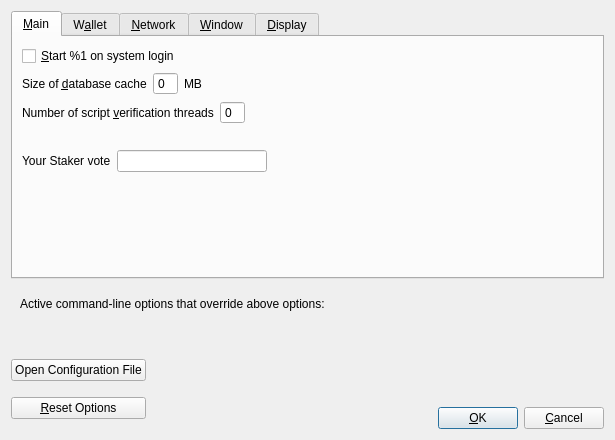
<?xml version="1.0" encoding="UTF-8"?>
<ui version="4.0">
 <class>OptionsDialog</class>
 <widget class="QDialog" name="OptionsDialog">
  <property name="geometry">
   <rect>
    <x>0</x>
    <y>0</y>
    <width>615</width>
    <height>440</height>
   </rect>
  </property>
  <property name="windowTitle">
   <string>Options</string>
  </property>
  <property name="styleSheet">
   <string notr="true"/>
  </property>
  <property name="modal">
   <bool>true</bool>
  </property>
  <layout class="QVBoxLayout" name="verticalLayout">
   <item>
    <widget class="QTabWidget" name="tabWidget">
     <property name="currentIndex">
      <number>0</number>
     </property>
     <widget class="QWidget" name="tabMain">
      <attribute name="title">
       <string>&amp;Main</string>
      </attribute>
      <layout class="QVBoxLayout" name="verticalLayout_Main">
       <item>
        <widget class="QCheckBox" name="BFNAtStartup">
         <property name="toolTip">
          <string>Automatically start %1 after logging in to the system.</string>
         </property>
         <property name="text">
          <string>&amp;Start %1 on system login</string>
         </property>
        </widget>
       </item>
       <item>
        <layout class="QHBoxLayout" name="horizontalLayout_2_Main">
         <item>
          <widget class="QLabel" name="databaseCacheLabel">
           <property name="text">
            <string>Size of &amp;database cache</string>
           </property>
           <property name="textFormat">
            <enum>Qt::PlainText</enum>
           </property>
           <property name="buddy">
            <cstring>databaseCache</cstring>
           </property>
          </widget>
         </item>
         <item>
          <widget class="QSpinBox" name="databaseCache">
           <property name="styleSheet">
            <string notr="true"/>
           </property>
           <property name="frame">
            <bool>true</bool>
           </property>
           <property name="buttonSymbols">
            <enum>QAbstractSpinBox::NoButtons</enum>
           </property>
          </widget>
         </item>
         <item>
          <widget class="QLabel" name="databaseCacheUnitLabel">
           <property name="text">
            <string>MB</string>
           </property>
           <property name="textFormat">
            <enum>Qt::PlainText</enum>
           </property>
          </widget>
         </item>
         <item>
          <spacer name="horizontalSpacer_2_Main">
           <property name="orientation">
            <enum>Qt::Horizontal</enum>
           </property>
           <property name="sizeHint" stdset="0">
            <size>
             <width>40</width>
             <height>20</height>
            </size>
           </property>
          </spacer>
         </item>
        </layout>
       </item>
       <item>
        <layout class="QHBoxLayout" name="horizontalLayout_3_Main">
         <item>
          <widget class="QLabel" name="threadsScriptVerifLabel">
           <property name="text">
            <string>Number of script &amp;verification threads</string>
           </property>
           <property name="textFormat">
            <enum>Qt::PlainText</enum>
           </property>
           <property name="buddy">
            <cstring>threadsScriptVerif</cstring>
           </property>
          </widget>
         </item>
         <item>
          <widget class="QSpinBox" name="threadsScriptVerif">
           <property name="toolTip">
            <string>(0 = auto, &lt;0 = leave that many cores free)</string>
           </property>
           <property name="styleSheet">
            <string notr="true"/>
           </property>
           <property name="frame">
            <bool>true</bool>
           </property>
           <property name="buttonSymbols">
            <enum>QAbstractSpinBox::NoButtons</enum>
           </property>
          </widget>
         </item>
         <item>
          <spacer name="horizontalSpacer_3_Main">
           <property name="orientation">
            <enum>Qt::Horizontal</enum>
           </property>
           <property name="sizeHint" stdset="0">
            <size>
             <width>40</width>
             <height>20</height>
            </size>
           </property>
          </spacer>
         </item>
        </layout>
       </item>
       <item>
        <layout class="QHBoxLayout" name="horizontalLayout_3">
         <item>
          <widget class="QLabel" name="voteQuestionLabel">
           <property name="text">
            <string/>
           </property>
          </widget>
         </item>
        </layout>
       </item>
       <item>
        <layout class="QHBoxLayout" name="horizontalLayout_2">
         <item>
          <widget class="QLabel" name="voteLabel">
           <property name="sizePolicy">
            <sizepolicy hsizetype="Minimum" vsizetype="Preferred">
             <horstretch>0</horstretch>
             <verstretch>0</verstretch>
            </sizepolicy>
           </property>
           <property name="text">
            <string>Your Staker vote</string>
           </property>
          </widget>
         </item>
         <item>
          <widget class="QLineEdit" name="voteTextField">
           <property name="maximumSize">
            <size>
             <width>150</width>
             <height>16777215</height>
            </size>
           </property>
          </widget>
         </item>
         <item>
          <spacer name="horizontalSpacer">
           <property name="orientation">
            <enum>Qt::Horizontal</enum>
           </property>
           <property name="sizeHint" stdset="0">
            <size>
             <width>40</width>
             <height>20</height>
            </size>
           </property>
          </spacer>
         </item>
        </layout>
       </item>
       <item>
        <spacer name="verticalSpacer_Main">
         <property name="orientation">
          <enum>Qt::Vertical</enum>
         </property>
         <property name="sizeHint" stdset="0">
          <size>
           <width>20</width>
           <height>40</height>
          </size>
         </property>
        </spacer>
       </item>
      </layout>
     </widget>
     <widget class="QWidget" name="tabWallet">
      <attribute name="title">
       <string>W&amp;allet</string>
      </attribute>
      <layout class="QVBoxLayout" name="verticalLayout_Wallet">
       <item>
        <widget class="QGroupBox" name="groupBox">
         <property name="title">
          <string>Expert</string>
         </property>
         <layout class="QVBoxLayout" name="verticalLayout_2"/>
        </widget>
       </item>
       <item>
        <widget class="QCheckBox" name="coinControlFeatures">
         <property name="toolTip">
          <string>Whether to show coin control features or not.</string>
         </property>
         <property name="text">
          <string>Enable coin &amp;control features</string>
         </property>
        </widget>
       </item>
       <item>
        <widget class="QCheckBox" name="spendZeroConfChange">
         <property name="toolTip">
          <string>If you disable the spending of unconfirmed change, the change from a transaction cannot be used until that transaction has at least one confirmation. This also affects how your balance is computed.</string>
         </property>
         <property name="text">
          <string>&amp;Spend unconfirmed change</string>
         </property>
        </widget>
       </item>
       <item>
        <spacer name="verticalSpacer_Wallet">
         <property name="orientation">
          <enum>Qt::Vertical</enum>
         </property>
         <property name="sizeHint" stdset="0">
          <size>
           <width>20</width>
           <height>40</height>
          </size>
         </property>
        </spacer>
       </item>
      </layout>
     </widget>
     <widget class="QWidget" name="tabNetwork">
      <attribute name="title">
       <string>&amp;Network</string>
      </attribute>
      <layout class="QVBoxLayout" name="verticalLayout_Network">
       <item>
        <widget class="QCheckBox" name="mapPortUpnp">
         <property name="toolTip">
          <string>Automatically open the BFN client port on the router. This only works when your router supports UPnP and it is enabled.</string>
         </property>
         <property name="text">
          <string>Map port using &amp;UPnP</string>
         </property>
        </widget>
       </item>
       <item>
        <widget class="QCheckBox" name="allowIncoming">
         <property name="toolTip">
          <string>Accept connections from outside</string>
         </property>
         <property name="text">
          <string>Allow incoming connections</string>
         </property>
        </widget>
       </item>
       <item>
        <widget class="QCheckBox" name="connectSocks">
         <property name="toolTip">
          <string>Connect to the BFN network through a SOCKS5 proxy.</string>
         </property>
         <property name="text">
          <string>&amp;Connect through SOCKS5 proxy (default proxy):</string>
         </property>
        </widget>
       </item>
       <item>
        <layout class="QHBoxLayout" name="horizontalLayout_1_Network">
         <item>
          <widget class="QLabel" name="proxyIpLabel">
           <property name="text">
            <string>Proxy &amp;IP:</string>
           </property>
           <property name="textFormat">
            <enum>Qt::PlainText</enum>
           </property>
           <property name="buddy">
            <cstring>proxyIp</cstring>
           </property>
          </widget>
         </item>
         <item>
          <widget class="QValidatedLineEdit" name="proxyIp">
           <property name="minimumSize">
            <size>
             <width>140</width>
             <height>0</height>
            </size>
           </property>
           <property name="maximumSize">
            <size>
             <width>140</width>
             <height>16777215</height>
            </size>
           </property>
           <property name="toolTip">
            <string>IP address of the proxy (e.g. IPv4: 127.0.0.1 / IPv6: ::1)</string>
           </property>
          </widget>
         </item>
         <item>
          <widget class="QLabel" name="proxyPortLabel">
           <property name="text">
            <string>&amp;Port:</string>
           </property>
           <property name="textFormat">
            <enum>Qt::PlainText</enum>
           </property>
           <property name="buddy">
            <cstring>proxyPort</cstring>
           </property>
          </widget>
         </item>
         <item>
          <widget class="QLineEdit" name="proxyPort">
           <property name="minimumSize">
            <size>
             <width>55</width>
             <height>0</height>
            </size>
           </property>
           <property name="maximumSize">
            <size>
             <width>55</width>
             <height>16777215</height>
            </size>
           </property>
           <property name="toolTip">
            <string>Port of the proxy (e.g. 9050)</string>
           </property>
          </widget>
         </item>
         <item>
          <spacer name="horizontalSpacer_1_Network">
           <property name="orientation">
            <enum>Qt::Horizontal</enum>
           </property>
           <property name="sizeHint" stdset="0">
            <size>
             <width>40</width>
             <height>20</height>
            </size>
           </property>
          </spacer>
         </item>
        </layout>
       </item>
       <item>
        <layout class="QHBoxLayout" name="horizontalLayout_2_Network">
         <item>
          <widget class="QLabel" name="proxyActiveNets">
           <property name="text">
            <string>Used for reaching peers via:</string>
           </property>
           <property name="textFormat">
            <enum>Qt::PlainText</enum>
           </property>
          </widget>
         </item>
         <item>
          <widget class="QCheckBox" name="proxyReachIPv4">
           <property name="enabled">
            <bool>false</bool>
           </property>
           <property name="toolTip">
            <string>Shows, if the supplied default SOCKS5 proxy is used to reach peers via this network type.</string>
           </property>
           <property name="text">
            <string/>
           </property>
          </widget>
         </item>
         <item>
          <widget class="QLabel" name="proxyReachIPv4Label">
           <property name="text">
            <string>IPv4</string>
           </property>
           <property name="textFormat">
            <enum>Qt::PlainText</enum>
           </property>
          </widget>
         </item>
         <item>
          <widget class="QCheckBox" name="proxyReachIPv6">
           <property name="enabled">
            <bool>false</bool>
           </property>
           <property name="toolTip">
            <string>Shows, if the supplied default SOCKS5 proxy is used to reach peers via this network type.</string>
           </property>
           <property name="text">
            <string/>
           </property>
          </widget>
         </item>
         <item>
          <widget class="QLabel" name="proxyReachIPv6Label">
           <property name="text">
            <string>IPv6</string>
           </property>
           <property name="textFormat">
            <enum>Qt::PlainText</enum>
           </property>
          </widget>
         </item>
         <item>
          <widget class="QCheckBox" name="proxyReachTor">
           <property name="enabled">
            <bool>false</bool>
           </property>
           <property name="toolTip">
            <string>Shows, if the supplied default SOCKS5 proxy is used to reach peers via this network type.</string>
           </property>
           <property name="text">
            <string/>
           </property>
          </widget>
         </item>
         <item>
          <widget class="QLabel" name="proxyReachTorLabel">
           <property name="text">
            <string>Tor</string>
           </property>
           <property name="textFormat">
            <enum>Qt::PlainText</enum>
           </property>
          </widget>
         </item>
         <item>
          <spacer name="horizontalSpacer_2_Network">
           <property name="orientation">
            <enum>Qt::Horizontal</enum>
           </property>
           <property name="sizeHint" stdset="0">
            <size>
             <width>40</width>
             <height>20</height>
            </size>
           </property>
          </spacer>
         </item>
        </layout>
       </item>
       <item>
        <widget class="QCheckBox" name="connectSocksTor">
         <property name="toolTip">
          <string>Connect to the BFN network through a separate SOCKS5 proxy for Tor hidden services.</string>
         </property>
         <property name="text">
          <string>Use separate SOCKS5 proxy to reach peers via Tor hidden services:</string>
         </property>
        </widget>
       </item>
       <item>
        <layout class="QHBoxLayout" name="horizontalLayout_3_Network">
         <item>
          <widget class="QLabel" name="proxyIpTorLabel">
           <property name="text">
            <string>Proxy &amp;IP:</string>
           </property>
           <property name="textFormat">
            <enum>Qt::PlainText</enum>
           </property>
           <property name="buddy">
            <cstring>proxyIpTor</cstring>
           </property>
          </widget>
         </item>
         <item>
          <widget class="QValidatedLineEdit" name="proxyIpTor">
           <property name="minimumSize">
            <size>
             <width>140</width>
             <height>0</height>
            </size>
           </property>
           <property name="maximumSize">
            <size>
             <width>140</width>
             <height>16777215</height>
            </size>
           </property>
           <property name="toolTip">
            <string>IP address of the proxy (e.g. IPv4: 127.0.0.1 / IPv6: ::1)</string>
           </property>
          </widget>
         </item>
         <item>
          <widget class="QLabel" name="proxyPortTorLabel">
           <property name="text">
            <string>&amp;Port:</string>
           </property>
           <property name="textFormat">
            <enum>Qt::PlainText</enum>
           </property>
           <property name="buddy">
            <cstring>proxyPortTor</cstring>
           </property>
          </widget>
         </item>
         <item>
          <widget class="QLineEdit" name="proxyPortTor">
           <property name="minimumSize">
            <size>
             <width>55</width>
             <height>0</height>
            </size>
           </property>
           <property name="maximumSize">
            <size>
             <width>55</width>
             <height>16777215</height>
            </size>
           </property>
           <property name="toolTip">
            <string>Port of the proxy (e.g. 9050)</string>
           </property>
          </widget>
         </item>
         <item>
          <spacer name="horizontalSpacer_4_Network">
           <property name="orientation">
            <enum>Qt::Horizontal</enum>
           </property>
           <property name="sizeHint" stdset="0">
            <size>
             <width>40</width>
             <height>20</height>
            </size>
           </property>
          </spacer>
         </item>
        </layout>
       </item>
       <item>
        <spacer name="verticalSpacer_Network">
         <property name="orientation">
          <enum>Qt::Vertical</enum>
         </property>
         <property name="sizeHint" stdset="0">
          <size>
           <width>20</width>
           <height>40</height>
          </size>
         </property>
        </spacer>
       </item>
      </layout>
     </widget>
     <widget class="QWidget" name="tabWindow">
      <attribute name="title">
       <string>&amp;Window</string>
      </attribute>
      <layout class="QVBoxLayout" name="verticalLayout_Window">
       <item>
        <widget class="QCheckBox" name="hideTrayIcon">
         <property name="toolTip">
          <string>&amp;Hide the icon from the system tray.</string>
         </property>
         <property name="text">
          <string>Hide tray icon</string>
         </property>
        </widget>
       </item>
       <item>
        <widget class="QCheckBox" name="minimizeToTray">
         <property name="toolTip">
          <string>Show only a tray icon after minimizing the window.</string>
         </property>
         <property name="text">
          <string>&amp;Minimize to the tray instead of the taskbar</string>
         </property>
        </widget>
       </item>
       <item>
        <widget class="QCheckBox" name="minimizeOnClose">
         <property name="toolTip">
          <string>Minimize instead of exit the application when the window is closed. When this option is enabled, the application will be closed only after selecting Exit in the menu.</string>
         </property>
         <property name="text">
          <string>M&amp;inimize on close</string>
         </property>
        </widget>
       </item>
       <item>
        <spacer name="verticalSpacer_Window">
         <property name="orientation">
          <enum>Qt::Vertical</enum>
         </property>
         <property name="sizeHint" stdset="0">
          <size>
           <width>20</width>
           <height>40</height>
          </size>
         </property>
        </spacer>
       </item>
      </layout>
     </widget>
     <widget class="QWidget" name="tabDisplay">
      <attribute name="title">
       <string>&amp;Display</string>
      </attribute>
      <layout class="QVBoxLayout" name="verticalLayout_Display">
       <item>
        <layout class="QHBoxLayout" name="horizontalLayout_1_Display">
         <item>
          <widget class="QLabel" name="langLabel">
           <property name="text">
            <string>User Interface &amp;language:</string>
           </property>
           <property name="textFormat">
            <enum>Qt::PlainText</enum>
           </property>
           <property name="buddy">
            <cstring>lang</cstring>
           </property>
          </widget>
         </item>
         <item>
          <widget class="QValueComboBox" name="lang">
           <property name="toolTip">
            <string>The user interface language can be set here. This setting will take effect after restarting %1.</string>
           </property>
           <property name="styleSheet">
            <string notr="true"/>
           </property>
          </widget>
         </item>
        </layout>
       </item>
       <item>
        <layout class="QHBoxLayout" name="horizontalLayout_2_Display">
         <item>
          <widget class="QLabel" name="unitLabel">
           <property name="text">
            <string>&amp;Unit to show amounts in:</string>
           </property>
           <property name="textFormat">
            <enum>Qt::PlainText</enum>
           </property>
           <property name="buddy">
            <cstring>unit</cstring>
           </property>
          </widget>
         </item>
         <item>
          <widget class="QValueComboBox" name="unit">
           <property name="toolTip">
            <string>Choose the default subdivision unit to show in the interface and when sending coins.</string>
           </property>
           <property name="styleSheet">
            <string notr="true"/>
           </property>
          </widget>
         </item>
        </layout>
       </item>
       <item>
        <layout class="QHBoxLayout" name="horizontalLayout_3_Display">
         <item>
          <widget class="QLabel" name="thirdPartyTxUrlsLabel">
           <property name="toolTip">
            <string>Third party URLs (e.g. a block explorer) that appear in the transactions tab as context menu items. %s in the URL is replaced by transaction hash. Multiple URLs are separated by vertical bar |.</string>
           </property>
           <property name="text">
            <string>Third party transaction URLs</string>
           </property>
           <property name="buddy">
            <cstring>thirdPartyTxUrls</cstring>
           </property>
          </widget>
         </item>
         <item>
          <widget class="QLineEdit" name="thirdPartyTxUrls">
           <property name="toolTip">
            <string>Third party URLs (e.g. a block explorer) that appear in the transactions tab as context menu items. %s in the URL is replaced by transaction hash. Multiple URLs are separated by vertical bar |.</string>
           </property>
           <property name="styleSheet">
            <string notr="true"/>
           </property>
          </widget>
         </item>
        </layout>
       </item>
       <item>
        <spacer name="verticalSpacer_Display">
         <property name="orientation">
          <enum>Qt::Vertical</enum>
         </property>
         <property name="sizeHint" stdset="0">
          <size>
           <width>20</width>
           <height>40</height>
          </size>
         </property>
        </spacer>
       </item>
      </layout>
     </widget>
    </widget>
   </item>
   <item>
    <widget class="QFrame" name="frame">
     <layout class="QVBoxLayout" name="verticalLayout_Bottom">
      <item>
       <layout class="QHBoxLayout" name="horizontalLayout_Bottom">
        <item>
         <widget class="QLabel" name="overriddenByCommandLineInfoLabel">
          <property name="text">
           <string>Active command-line options that override above options:</string>
          </property>
          <property name="textFormat">
           <enum>Qt::PlainText</enum>
          </property>
         </widget>
        </item>
        <item>
         <spacer name="horizontalSpacer_Bottom">
          <property name="orientation">
           <enum>Qt::Horizontal</enum>
          </property>
          <property name="sizeHint" stdset="0">
           <size>
            <width>40</width>
            <height>20</height>
           </size>
          </property>
         </spacer>
        </item>
       </layout>
      </item>
      <item>
       <widget class="QLabel" name="overriddenByCommandLineLabel">
        <property name="text">
         <string/>
        </property>
        <property name="textFormat">
         <enum>Qt::PlainText</enum>
        </property>
        <property name="wordWrap">
         <bool>true</bool>
        </property>
       </widget>
      </item>
     </layout>
    </widget>
   </item>
   <item>
    <layout class="QHBoxLayout" name="horizontalLayout_Buttons">
     <item>
      <layout class="QVBoxLayout" name="verticalLayout_Buttons">
       <item>
        <widget class="QPushButton" name="openBFNConfButton">
         <property name="toolTip">
          <string>Open the %1 configuration file from the working directory.</string>
         </property>
         <property name="text">
          <string>Open Configuration File</string>
         </property>
         <property name="autoDefault">
          <bool>false</bool>
         </property>
        </widget>
       </item>
       <item>
        <widget class="QPushButton" name="resetButton">
         <property name="toolTip">
          <string>Reset all client options to default.</string>
         </property>
         <property name="text">
          <string>&amp;Reset Options</string>
         </property>
         <property name="autoDefault">
          <bool>false</bool>
         </property>
        </widget>
       </item>
      </layout>
     </item>
     <item>
      <spacer name="horizontalSpacer_1">
       <property name="orientation">
        <enum>Qt::Horizontal</enum>
       </property>
       <property name="sizeHint" stdset="0">
        <size>
         <width>40</width>
         <height>48</height>
        </size>
       </property>
      </spacer>
     </item>
     <item>
      <widget class="QLabel" name="statusLabel">
       <property name="minimumSize">
        <size>
         <width>200</width>
         <height>0</height>
        </size>
       </property>
       <property name="font">
        <font>
         <weight>75</weight>
         <bold>true</bold>
        </font>
       </property>
       <property name="text">
        <string/>
       </property>
       <property name="textFormat">
        <enum>Qt::PlainText</enum>
       </property>
       <property name="wordWrap">
        <bool>true</bool>
       </property>
      </widget>
     </item>
     <item>
      <spacer name="horizontalSpacer_2">
       <property name="orientation">
        <enum>Qt::Horizontal</enum>
       </property>
       <property name="sizeHint" stdset="0">
        <size>
         <width>40</width>
         <height>48</height>
        </size>
       </property>
      </spacer>
     </item>
     <item>
      <layout class="QVBoxLayout" name="verticalLayout_4">
       <item>
        <spacer name="verticalSpacer">
         <property name="orientation">
          <enum>Qt::Vertical</enum>
         </property>
         <property name="sizeHint" stdset="0">
          <size>
           <width>20</width>
           <height>40</height>
          </size>
         </property>
        </spacer>
       </item>
       <item>
        <layout class="QHBoxLayout" name="horizontalLayout">
         <item>
          <widget class="QPushButton" name="okButton">
           <property name="text">
            <string>&amp;OK</string>
           </property>
           <property name="autoDefault">
            <bool>false</bool>
           </property>
           <property name="default">
            <bool>true</bool>
           </property>
          </widget>
         </item>
         <item>
          <widget class="QPushButton" name="cancelButton">
           <property name="text">
            <string>&amp;Cancel</string>
           </property>
           <property name="autoDefault">
            <bool>false</bool>
           </property>
          </widget>
         </item>
        </layout>
       </item>
      </layout>
     </item>
    </layout>
   </item>
  </layout>
 </widget>
 <customwidgets>
  <customwidget>
   <class>QValidatedLineEdit</class>
   <extends>QLineEdit</extends>
   <header>qvalidatedlineedit.h</header>
  </customwidget>
  <customwidget>
   <class>QValueComboBox</class>
   <extends>QComboBox</extends>
   <header>qvaluecombobox.h</header>
  </customwidget>
 </customwidgets>
 <resources/>
 <connections/>
</ui>
